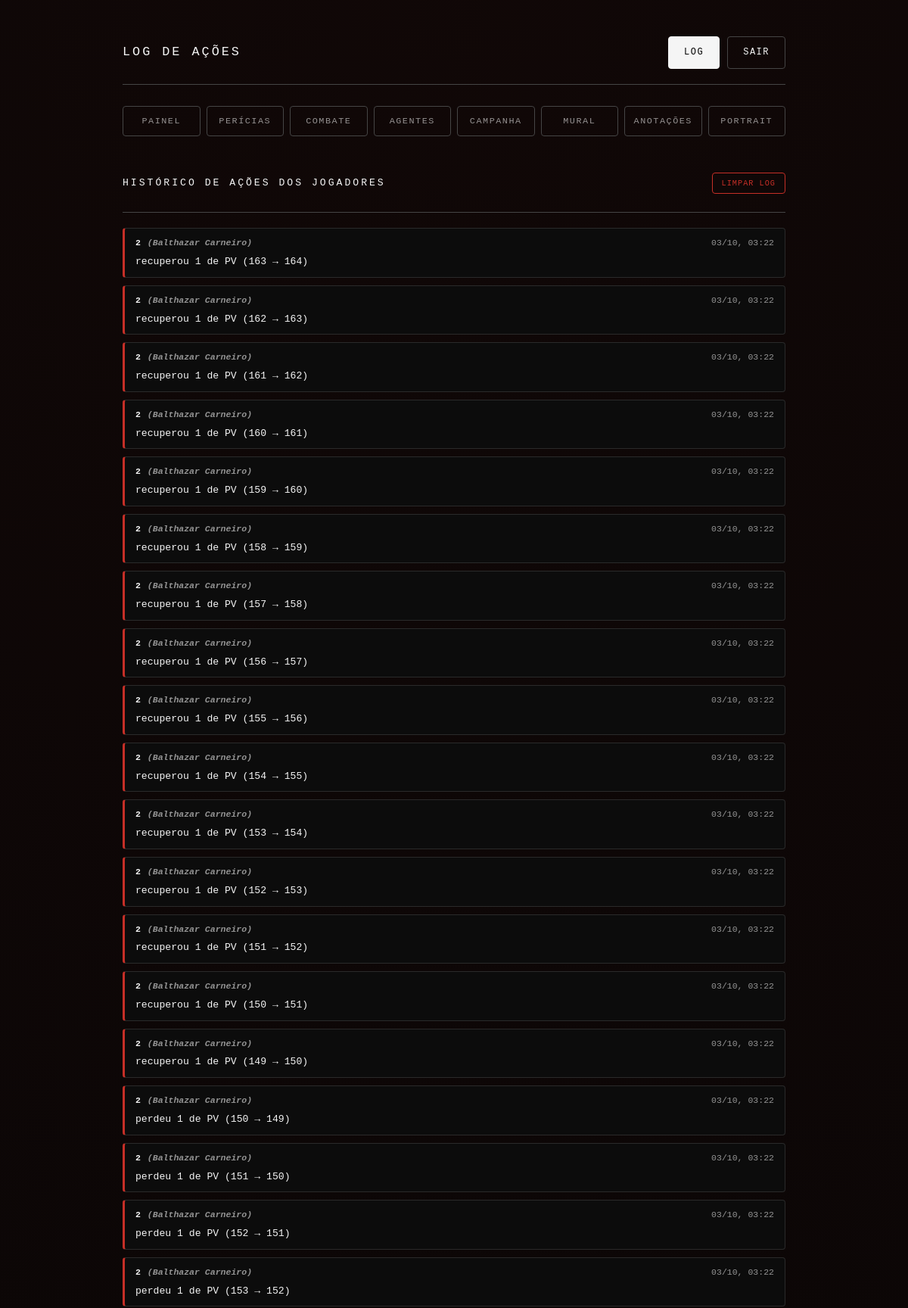
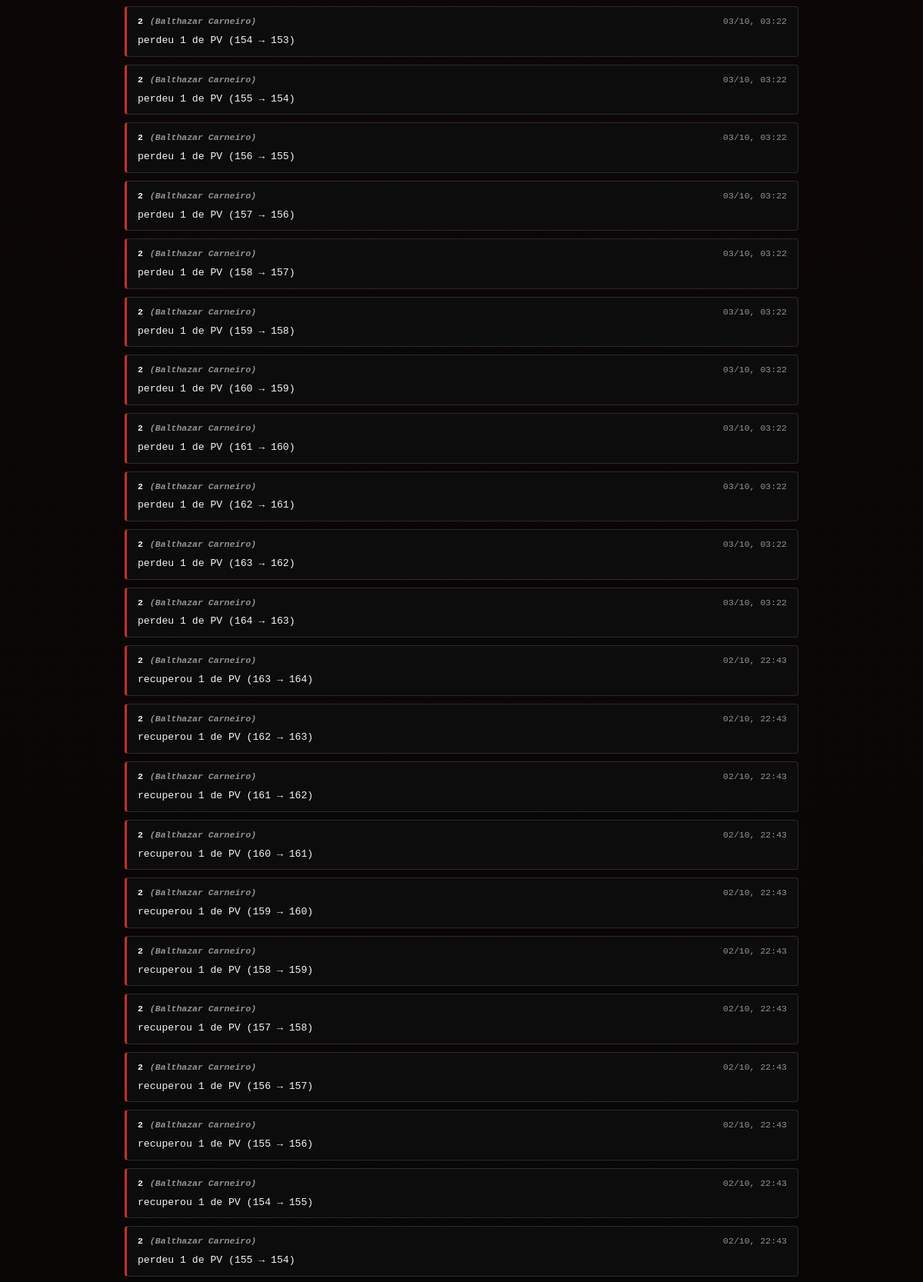
Page /admin/log (signed in, upper part) on the committed database (2 pictures, top to bottom).
### tables this page shows
CREATE TABLE action_logs (
            id INTEGER PRIMARY KEY AUTOINCREMENT,
            user_id INTEGER,
            username TEXT NOT NULL DEFAULT '',
            character_name TEXT NOT NULL DEFAULT '',
            action TEXT NOT NULL DEFAULT '',
            created_at TEXT NOT NULL DEFAULT (strftime('%Y-%m-%dT%H:%M:%fZ', 'now')),
            FOREIGN KEY (user_id) REFERENCES users(id) ON DELETE SET NULL
        );

### app.py (the view)
@app.route('/admin/log')
@admin_required
def admin_log():
    db = get_db()
    logs = db.execute(
        'SELECT * FROM action_logs ORDER BY id DESC LIMIT 500'
    ).fetchall()
    return render_template('log.html', logs=logs)

### app.py (called while the page is built, shortened)
def _asset_version(filename):
    try:
        return int(os.path.getmtime(os.path.join(CODE_STATIC_DIR, filename)))
    except OSError:
        return 0

@app.context_processor
def _inject_chat_dock():
    return {'chat_dock_ritual_icons': RITUAL_ELEMENT_ICONS}

@app.context_processor
def _inject_sem_sanidade():
    try:
        row = get_db().execute('SELECT sem_sanidade FROM campaign WHERE id = 1').fetchone()
        flag = bool(row and row['sem_sanidade'])
    except Exception:
        flag = False
    return {
        'sem_sanidade': flag,
        'pe_label': 'PD' if flag else 'PE',
        'pe_t': Markup('<span class="t-pe">PE</span><span class="t-pd">PD</span>'),
    }

@app.after_request
def _keep_pd_in_sync(resp):
    try:
        if request.method == 'POST' and resp.status_code < 400 \
                and not (request.path or '').startswith('/static/'):
            db = get_db()
            row = db.execute('SELECT sem_sanidade FROM campaign WHERE id = 1').fetchone()
            if row and row['sem_sanidade']:
                _apply_pd_rules(db)
    except Exception:
        try:
            get_db().rollback()
        except Exception:
            pass
    return resp

@app.after_request
def _optimize_response(resp):
    try:
        path = request.path or ''
        if resp.status_code in (200, 304) and request.method == 'GET':
            if request.args.get('v') and path.startswith('/static/') and \
                    path.rsplit('.', 1)[-1] in ('css', 'js', 'png', 'svg'):
                resp.headers['Cache-Control'] = 'public, max-age=31536000, immutable'
            elif request.endpoint == 'static':
                resp.headers['Cache-Control'] = 'public, max-age=604800'
        if resp.status_code != 200 or request.method != 'GET':
            return resp
        if 'gzip' not in (request.headers.get('Accept-Encoding') or '').lower():
            return resp
    except Exception:
        pass
    return resp

def get_db():
    if 'db' not in g:
        g.db = _connect_db()
    return g.db

@app.teardown_appcontext
def _close_db(exception=None):
    db = g.pop('db', None)
    if db is not None:
        db.close()

### database.py (called while the page is built)
def get_db():
    conn = sqlite3.connect(DB_PATH, timeout=10)
    conn.row_factory = sqlite3.Row
    conn.execute('PRAGMA foreign_keys = ON')
    conn.execute('PRAGMA busy_timeout = 10000')
    conn.execute('PRAGMA synchronous = NORMAL')
    return conn

### templates/log.html (shortened to what this page needs)
<!DOCTYPE html>
<html lang="pt-br">
    <head>
        <link rel="stylesheet" href="{{ url_for('static', filename='style.css') }}?v={{ asset_version('style.css') }}">
    </head>
    <body>
        <div class="container">
            <header>
                <h1>Log de Ações</h1>
                <div class="header-actions">
                    {% if session.get('is_admin') %}<a href="{{ url_for('admin_log') }}"{{ ' class="active"'|safe if request.endpoint == 'admin_log' }}>Log</a>{% endif %}
                    <a href="{{ url_for('logout') }}">Sair</a>
                </div>
            </header>
            <nav class="tab-nav">
                <a href="{{ url_for('admin_panel') }}" class="tab-link">Painel</a>
                <a href="{{ url_for('pericias_panel') }}" class="tab-link">Perícias</a>
                <a href="{{ url_for('combate_panel') }}" class="tab-link" id="nav-chat-link">Combate</a>
                <a href="{{ url_for('agentes_panel') }}" class="tab-link">Agentes</a>
                <a href="{{ url_for('campanha_panel') }}" class="tab-link">Campanha</a>
                <a href="{{ url_for('mural_panel') }}" class="tab-link">Mural</a>
                <a href="{{ url_for('anotacoes_panel') }}" class="tab-link">Anotações</a>
                <a href="{{ url_for('portrait_panel') }}" class="tab-link">Portrait</a>
            </nav>
            <div class="section-title chat-title-row">
                Histórico de ações dos jogadores
                <button type="button" class="btn-sm btn-delete" onclick="clearLog()">Limpar Log</button>
            </div>
            <div class="log-list">
                {% for l in logs %}
                    <div class="log-entry">
                        <div class="log-entry-header">
                            <span class="log-entry-user">
                                {{ l['username'] }}{% if l['character_name'] %} <span class="log-entry-character">({{ l['character_name'] }})</span>{% endif %}
                            </span>
                            <span class="chat-timestamp" data-ts="{{ l['created_at'] }}"></span>
                        </div>
                        <div class="log-entry-action">{{ l['action'] }}</div>
                    </div>
                {% else %}
                    <p class="empty">Nenhuma ação registrada ainda.</p>
                {% endfor %}
            </div>
        </div>
    </body>
</html>

### rows in the picture
action_logs: username "2", character_name "Balthazar Carneiro", action "recuperou 1 de PV (163 → 164)"
action_logs: username "2", character_name "Balthazar Carneiro", action "recuperou 1 de PV (162 → 163)"
action_logs: username "2", character_name "Balthazar Carneiro", action "recuperou 1 de PV (161 → 162)"
action_logs: username "2", character_name "Balthazar Carneiro", action "recuperou 1 de PV (160 → 161)"
action_logs: username "2", character_name "Balthazar Carneiro", action "recuperou 1 de PV (159 → 160)"
action_logs: username "2", character_name "Balthazar Carneiro", action "recuperou 1 de PV (158 → 159)"
action_logs: username "2", character_name "Balthazar Carneiro", action "recuperou 1 de PV (157 → 158)"
action_logs: username "2", character_name "Balthazar Carneiro", action "recuperou 1 de PV (156 → 157)"
action_logs: username "2", character_name "Balthazar Carneiro", action "recuperou 1 de PV (155 → 156)"
action_logs: username "2", character_name "Balthazar Carneiro", action "recuperou 1 de PV (154 → 155)"
action_logs: username "2", character_name "Balthazar Carneiro", action "recuperou 1 de PV (153 → 154)"
action_logs: username "2", character_name "Balthazar Carneiro", action "recuperou 1 de PV (152 → 153)"
action_logs: username "2", character_name "Balthazar Carneiro", action "recuperou 1 de PV (151 → 152)"
action_logs: username "2", character_name "Balthazar Carneiro", action "recuperou 1 de PV (150 → 151)"
action_logs: username "2", character_name "Balthazar Carneiro", action "recuperou 1 de PV (149 → 150)"
action_logs: username "2", character_name "Balthazar Carneiro", action "perdeu 1 de PV (150 → 149)"
action_logs: username "2", character_name "Balthazar Carneiro", action "perdeu 1 de PV (151 → 150)"
action_logs: username "2", character_name "Balthazar Carneiro", action "perdeu 1 de PV (152 → 151)"
action_logs: username "2", character_name "Balthazar Carneiro", action "perdeu 1 de PV (153 → 152)"
action_logs: username "2", character_name "Balthazar Carneiro", action "perdeu 1 de PV (154 → 153)"
action_logs: username "2", character_name "Balthazar Carneiro", action "perdeu 1 de PV (155 → 154)"
action_logs: username "2", character_name "Balthazar Carneiro", action "perdeu 1 de PV (156 → 155)"
action_logs: username "2", character_name "Balthazar Carneiro", action "perdeu 1 de PV (157 → 156)"
action_logs: username "2", character_name "Balthazar Carneiro", action "perdeu 1 de PV (158 → 157)"
action_logs: username "2", character_name "Balthazar Carneiro", action "perdeu 1 de PV (159 → 158)"
action_logs: username "2", character_name "Balthazar Carneiro", action "perdeu 1 de PV (160 → 159)"
action_logs: username "2", character_name "Balthazar Carneiro", action "perdeu 1 de PV (161 → 160)"
action_logs: username "2", character_name "Balthazar Carneiro", action "perdeu 1 de PV (162 → 161)"
action_logs: username "2", character_name "Balthazar Carneiro", action "perdeu 1 de PV (163 → 162)"
action_logs: username "2", character_name "Balthazar Carneiro", action "perdeu 1 de PV (164 → 163)"
action_logs: username "2", character_name "Balthazar Carneiro", action "recuperou 1 de PV (163 → 164)"
action_logs: username "2", character_name "Balthazar Carneiro", action "recuperou 1 de PV (162 → 163)"
action_logs: username "2", character_name "Balthazar Carneiro", action "recuperou 1 de PV (161 → 162)"
action_logs: username "2", character_name "Balthazar Carneiro", action "recuperou 1 de PV (160 → 161)"
action_logs: username "2", character_name "Balthazar Carneiro", action "recuperou 1 de PV (159 → 160)"
action_logs: username "2", character_name "Balthazar Carneiro", action "recuperou 1 de PV (158 → 159)"
action_logs: username "2", character_name "Balthazar Carneiro", action "recuperou 1 de PV (157 → 158)"
action_logs: username "2", character_name "Balthazar Carneiro", action "recuperou 1 de PV (156 → 157)"
action_logs: username "2", character_name "Balthazar Carneiro", action "recuperou 1 de PV (155 → 156)"
action_logs: username "2", character_name "Balthazar Carneiro", action "recuperou 1 de PV (154 → 155)"
action_logs: username "2", character_name "Balthazar Carneiro", action "perdeu 1 de PV (155 → 154)"
